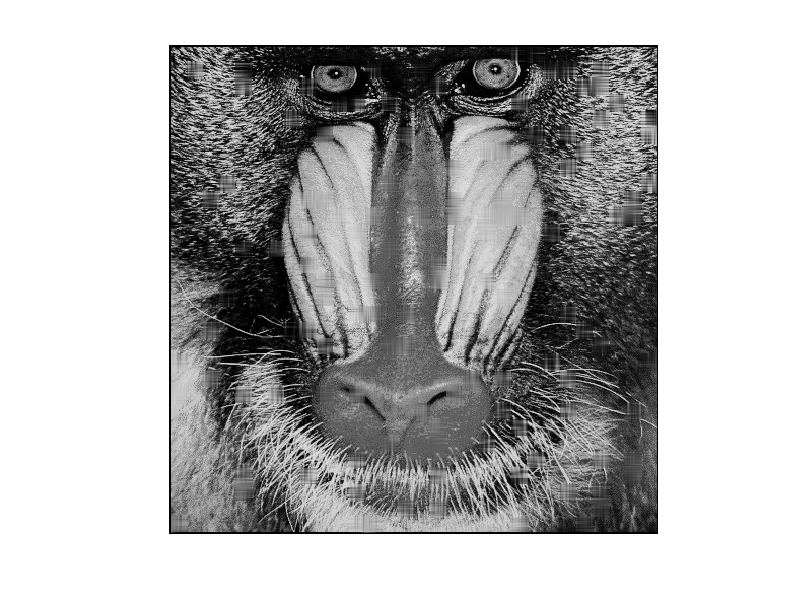

Write the MATLAB code that produced this figure.
load('mandrills.mat');%load .mat file in MATLAB
mandrill_damaged=double(mandrill_damaged);%change data type for calculation
mbsize=16; %Setting MB size

[w,h]=size(mandrill_damaged);%Get the size of damaged image 
C=w/16;  %Calculate calculation times
R=h/16;

mandrill_pad=padarray(mandrill_damaged,[1,1],0,'both');%Padding the damaged image with 1 pixel%
orgmandrill_pad=padarray(mandrill,[1,1],0,'both');%Padding the original image for PSNR comparation%

for j=1:C
    for i=1:R
     %Judge whether the current 16*16 block is an error block%   
        if sum(sum(mandrill_pad([mbsize*(j-1)+2:mbsize*j+1],[mbsize*(i-1)+2:mbsize*i+1])))==0
     %Estimate which pixel will be choosen       
            mbl=mandrill_pad(mbsize*(j-1)+2:mbsize*j+1,mbsize*(i-1)+1);
            mbr=mandrill_pad(mbsize*(j-1)+2:mbsize*j+1,mbsize*i+2);
            mbt=mandrill_pad(mbsize*(j-1)+1,mbsize*(i-1)+2:mbsize*i+1);
            mbb=mandrill_pad(mbsize*(j)+2,mbsize*(i-1)+2:mbsize*i+1);
            for m=1:mbsize
            for n=1:mbsize
            
            dl=n;dt=m;dr=mbsize-n+1;db=mbsize-m+1; 
                    if sum(mandrill_pad(mbsize*(j-1)+2:mbsize*j+1,mbsize*(i-1)+1))==0
                        dr=0;%No left boundary%
                    end
                    if sum(mandrill_pad(mbsize*(j-1)+2:mbsize*j+1,mbsize*i+2))==0
                        dl=0; %No right boundary%
                    end
                    if sum(mandrill_pad(mbsize*(j-1)+1,mbsize*(i-1)+2:mbsize*i+1))==0
                        db=0; %No top boundary%
                    end
                    if sum(mandrill_pad(mbsize*(j)+2,mbsize*(i-1)+2:mbsize*i+1))==0
                        dt=0; %No bottom boundary%
                    end
                    %Interpolation Process%
                    mandrill_pad(mbsize*(j-1)+1+m,mbsize*(i-1)+1+n)=(dr*mbl(m,1)+dl*mbr(m,1)+db*mbt(1,n)+dt*mbb(1,n))/(dl+dt+dr+db);
                end
            end
        end
    end
end
mandrill_pad=uint8(mandrill_pad);%Transfer the data type to uint8%
figure; imshow(mandrill_pad);    %Show the result image%
psnr(mandrill_pad,orgmandrill_pad);%Evaluate the performance for algorithm%
